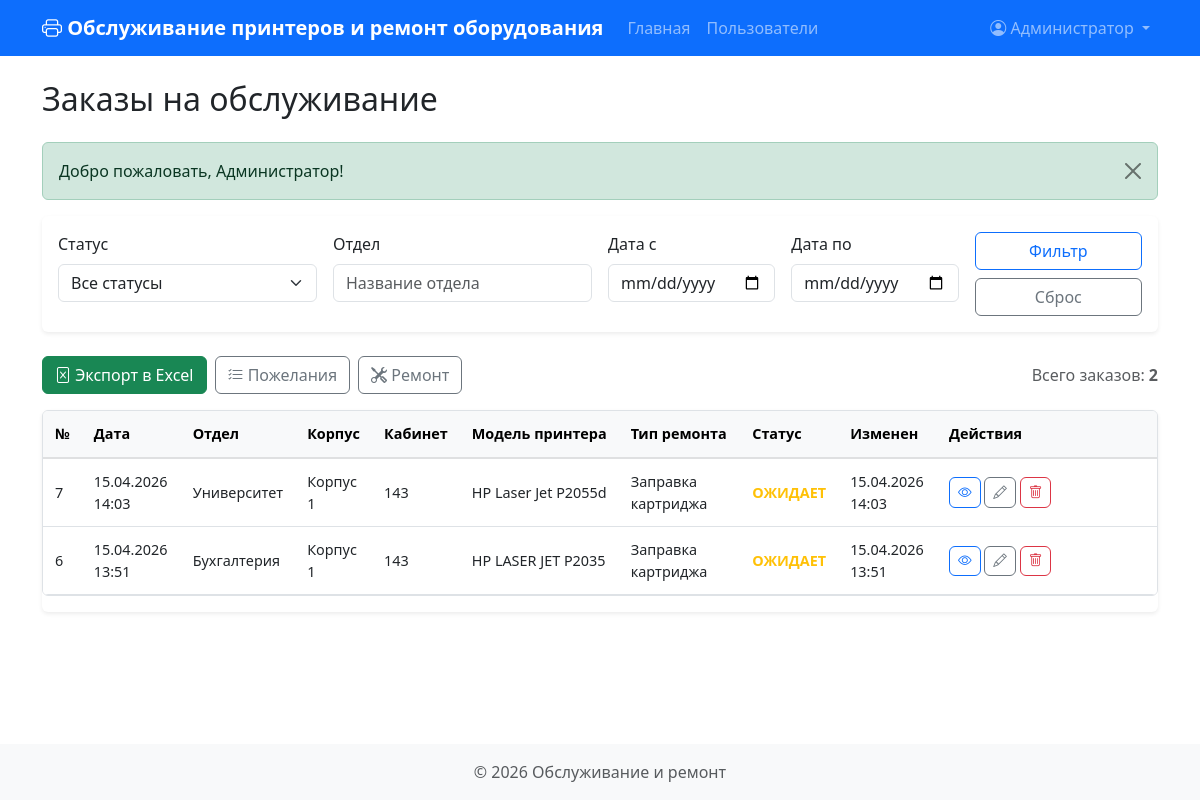
The page /?action=dashboard (signed in) on the database its author committed.
### tables this page shows
CREATE TABLE orders (
                id INTEGER PRIMARY KEY AUTOINCREMENT,
                user_id INTEGER NOT NULL,
                department TEXT NOT NULL,
                building TEXT NOT NULL,
                room TEXT NOT NULL,
                printer_model TEXT NOT NULL,
                repair_type TEXT NOT NULL,
                description TEXT,
                status TEXT DEFAULT 'ОЖИДАЕТ',
                status_changed_at DATETIME DEFAULT CURRENT_TIMESTAMP,
                created_at DATETIME DEFAULT CURRENT_TIMESTAMP,
                updated_at DATETIME DEFAULT CURRENT_TIMESTAMP,
                FOREIGN KEY (user_id) REFERENCES users(id)
            );

### functions.php (called while the page is built, shortened)
<?php
function isLoggedIn() {
    return isset($_SESSION['user_id']);
}
function isAdmin() {
    return isLoggedIn() && $_SESSION['user']['role'] === ROLE_ADMIN;
}
function isMechanic() {
    return isLoggedIn() && $_SESSION['user']['role'] === ROLE_MECHANIC;
}
function getStatusClass($status) {
    $classes = [
        STATUS_WAITING => 'status-waiting',
        STATUS_IN_PROGRESS => 'status-in-progress',
        STATUS_CLOSED => 'status-closed',
        STATUS_COMPLETED => 'status-completed',
        STATUS_VIEWED => 'status-viewed'
    ];
    return $classes[$status] ?? '';
}
function formatDate($date) {
    $dt = new DateTime($date, new DateTimeZone('UTC'));
    $dt->setTimezone(new DateTimeZone('Europe/Moscow'));
    return $dt->format('d.m.Y H:i');
}
function url($path = '') {
    if (strpos($path, '/') === 0) {
        return BASE_PATH . $path;
    }
    return BASE_PATH . '/' . $path;
}
function getFlashMessage() {
    if (isset($_SESSION['flash'])) {
        $message = $_SESSION['flash'];
        return $message;
    }
    return null;
}
function render($template, $data = []) {
    extract($data);
    $templateFile = TEMPLATE_DIR . '/' . $template . '.php';
    include $templateFile;
    $content = ob_get_clean();
    return $content;
}
function renderPage($template, $data = []) {
    $content = render($template, $data);
    include LAYOUT_DIR . '/layout.php';
}

### database.php (called while the page is built, shortened)
<?php
class Database {
    private $db;
    private static $instance = null;
    public static function getInstance() {
        if (self::$instance === null) {
            self::$instance = new self();
        }
        return self::$instance;
    }
    private function connect() {
        try {
            $this->db = new PDO('sqlite:' . DB_PATH);
            $this->db->setAttribute(PDO::ATTR_ERRMODE, PDO::ERRMODE_EXCEPTION);
            $this->db->setAttribute(PDO::ATTR_DEFAULT_FETCH_MODE, PDO::FETCH_ASSOC);
        } catch (PDOException $e) {
            die('Ошибка подключения к базе данных: ' . $e->getMessage());
        }
    }
    public function initTables() {
        $this->db->exec("
            CREATE TABLE IF NOT EXISTS users (
                id INTEGER PRIMARY KEY AUTOINCREMENT,
                username TEXT UNIQUE NOT NULL,
                password TEXT NOT NULL,
                role TEXT NOT NULL,
                full_name TEXT,
                email TEXT,
                department TEXT,
                created_at DATETIME DEFAULT CURRENT_TIMESTAMP
            )
        ");
        $this->db->exec("
            CREATE TABLE IF NOT EXISTS orders (
                id INTEGER PRIMARY KEY AUTOINCREMENT,
                user_id INTEGER NOT NULL,
                department TEXT NOT NULL,
                building TEXT NOT NULL,
                room TEXT NOT NULL,
                printer_model TEXT NOT NULL,
                repair_type TEXT NOT NULL,
                description TEXT,
                status TEXT DEFAULT 'ОЖИДАЕТ',
                status_changed_at DATETIME DEFAULT CURRENT_TIMESTAMP,
                created_at DATETIME DEFAULT CURRENT_TIMESTAMP,
                updated_at DATETIME DEFAULT CURRENT_TIMESTAMP,
                FOREIGN KEY (user_id) REFERENCES users(id)
            )
        ");
        $this->db->exec("
            CREATE TABLE IF NOT EXISTS status_history (
                id INTEGER PRIMARY KEY AUTOINCREMENT,
                order_id INTEGER NOT NULL,
                status TEXT NOT NULL,
                changed_at DATETIME DEFAULT CURRENT_TIMESTAMP,
                changed_by INTEGER,
                FOREIGN KEY (order_id) REFERENCES orders(id),
                FOREIGN KEY (changed_by) REFERENCES users(id)
            )
        ");
        $this->db->exec("
            CREATE TABLE IF NOT EXISTS buildings (
                id INTEGER PRIMARY KEY AUTOINCREMENT,
                name TEXT UNIQUE NOT NULL,
                created_at DATETIME DEFAULT CURRENT_TIMESTAMP
            )
        ");
        $this->db->exec("
            CREATE TABLE IF NOT EXISTS printer_models (
                id INTEGER PRIMARY KEY AUTOINCREMENT,
                name TEXT UNIQUE NOT NULL,
                created_at DATETIME DEFAULT CURRENT_TIMESTAMP
            )
        ");
        $this->db->exec("
            CREATE TABLE IF NOT EXISTS wishes (
                id INTEGER PRIMARY KEY AUTOINCREMENT,
                user_id INTEGER NOT NULL,
                text TEXT NOT NULL,
                status TEXT DEFAULT 'активно',
                created_at DATETIME DEFAULT CURRENT_TIMESTAMP,
                updated_at DATETIME DEFAULT CURRENT_TIMESTAMP,
                FOREIGN KEY (user_id) REFERENCES users(id)
            )
        ");
        $this->db->exec("
            CREATE TABLE IF NOT EXISTS repairs (
                id INTEGER PRIMARY KEY AUTOINCREMENT,
                user_id INTEGER NOT NULL,
                title TEXT NOT NULL,
                description TEXT NOT NULL,
                building TEXT NOT NULL DEFAULT '',
                room TEXT NOT NULL DEFAULT '',
                status TEXT DEFAULT 'ОЖИДАЕТ',
                created_at DATETIME DEFAULT CURRENT_TIMESTAMP,
                updated_at DATETIME DEFAULT CURRENT_TIMESTAMP,
                FOREIGN KEY (user_id) REFERENCES users(id)
            )
        ");
        try {
            $this->db->exec("ALTER TABLE repairs ADD COLUMN building TEXT NOT NULL DEFAULT ''");
        } catch (PDOException $e) {
        }
        try {
            $this->db->exec("ALTER TABLE repairs ADD COLUMN room TEXT NOT NULL DEFAULT ''");
        } catch (PDOException $e) {
        }
    }
    public function getOrders($filters = []) {
        $sql = "SELECT o.*, u.username, u.full_name
                FROM orders o
                LEFT JOIN users u ON o.user_id = u.id
                WHERE 1=1";
        $params = [];
        $sql .= " ORDER BY o.created_at DESC";
        $stmt = $this->db->prepare($sql);
        $stmt->execute($params);
        return $stmt->fetchAll();
    }
}

### templates/dashboard.php (the view, shortened to what this page needs)
<h2 class="mb-4">Заказы на обслуживание</h2>
<?php if ($message = getFlashMessage()): ?>
    <div class="alert alert-<?php echo $message['type'] === 'error' ? 'danger' : 'success'; ?> alert-dismissible fade show" role="alert">
        <?php echo htmlspecialchars($message['message']); ?>
        <button type="button" class="btn-close" data-bs-dismiss="alert"></button>
    </div>
<?php endif; ?>
<div class="card mb-4">
    <div class="card-body">
        <form method="GET" class="row g-3">
            <div class="col-md-3">
                <label class="form-label">Статус</label>
                <select class="form-select" name="status">
                    <option value="">Все статусы</option>
                </select>
            </div>
            <div class="col-md-3">
                <label class="form-label"><?php echo isMechanic() ? 'Корпус' : 'Отдел'; ?></label>
                <?php if (isMechanic()): ?>
                <select class="form-select" name="building">
                    <option value="">Все корпуса</option>
                    <?php foreach (getBuildings() as $value => $label): ?>
                        <?php if ($value): ?>
                        <option value="<?php echo htmlspecialchars($value); ?>" <?php echo ($filters['building'] ?? '') === $value ? 'selected' : ''; ?>>
                            <?php echo htmlspecialchars($label); ?>
                        </option>
                        <?php endif; ?>
                    <?php endforeach; ?>
                </select>
                <?php else: ?>
                <input type="text" class="form-control" name="department" value="<?php echo htmlspecialchars($filters['department'] ?? ''); ?>" placeholder="Название отдела">
                <?php endif; ?>
            </div>
            <div class="col-md-2">
                <label class="form-label">Дата с</label>
                <input type="date" class="form-control" name="date_from" value="<?php echo htmlspecialchars($filters['date_from'] ?? ''); ?>">
            </div>
            <div class="col-md-2">
                <label class="form-label">Дата по</label>
                <input type="date" class="form-control" name="date_to" value="<?php echo htmlspecialchars($filters['date_to'] ?? ''); ?>">
            </div>
            <div class="col-md-2 d-flex align-items-end">
                <div class="d-grid gap-2 w-100">
                    <button type="submit" class="btn btn-outline-primary">Фильтр</button>
                    <?php if (!empty($filters)): ?>
                        <a href="<?php echo url('/?action=dashboard'); ?>" class="btn btn-outline-secondary">Сброс</a>
                    <?php endif; ?>
                </div>
            </div>
        </form>
    </div>
</div>
<div class="d-flex justify-content-between align-items-center mb-3">
    <div class="d-flex gap-2">
        <?php if (isAdmin() || isMechanic()): ?>
            <a href="<?php echo url('/?action=export&' . http_build_query($filters)); ?>" class="btn btn-success">
                <i class="bi bi-file-excel"></i> Экспорт в Excel
            </a>
        <?php endif; ?>
        <a href="<?php echo url('/?action=wishes'); ?>" class="btn btn-outline-secondary">
            <i class="bi bi-list-check"></i> Пожелания
        </a>
        <?php if (!isMechanic()): ?>
            <a href="<?php echo url('/?action=repairs'); ?>" class="btn btn-outline-secondary">
                <i class="bi bi-tools"></i> Ремонт
            </a>
        <?php endif; ?>
    </div>
    <div class="text-muted">
        Всего заказов: <strong><?php echo count($orders); ?></strong>
    </div>
</div>
<div class="card">
    <div class="table-responsive">
        <table class="table table-hover mb-0">
            <thead class="table-light">
                <tr>
                    <th>№</th>
                    <th>Дата</th>
                    <th>Отдел</th>
                    <th>Корпус</th>
                    <th>Кабинет</th>
                    <th>Модель принтера</th>
                    <th>Тип ремонта</th>
                    <th>Статус</th>
                    <th>Изменен</th>
                    <th>Действия</th>
                </tr>
            </thead>
            <tbody>
                <?php if (empty($orders)): ?>
                    <tr>
                        <td colspan="10" class="text-center text-muted py-4">Заказов не найдено</td>
                    </tr>
                <?php else: ?>
                    <?php foreach ($orders as $order): ?>
                        <tr>
                            <td><?php echo $order['id']; ?></td>
                            <td><?php echo formatDate($order['created_at']); ?></td>
                            <td><?php echo htmlspecialchars($order['department']); ?></td>
                            <td><?php echo htmlspecialchars($order['building']); ?></td>
                            <td><?php echo htmlspecialchars($order['room']); ?></td>
                            <td><?php echo htmlspecialchars($order['printer_model']); ?></td>
                            <td><?php echo htmlspecialchars($order['repair_type']); ?></td>
                            <td>
                                <span class="<?php echo getStatusClass($order['status']); ?>">
                                    <?php echo htmlspecialchars($order['status']); ?>
                                </span>
                            </td>
                            <td><?php echo formatDate($order['status_changed_at']); ?></td>
                            <td>
                                <a href="<?php echo url('/?action=view_order&id=' . $order['id']); ?>" class="btn btn-sm btn-outline-primary" title="Просмотр">
                                    <i class="bi bi-eye"></i>
                                </a>
                                <?php if (isAdmin()): ?>
                                    <a href="<?php echo url('/?action=edit_order&id=' . $order['id']); ?>" class="btn btn-sm btn-outline-secondary" title="Редактировать">
                                        <i class="bi bi-pencil"></i>
                                    </a>
                                    <a href="<?php echo url('/?action=delete_order&id=' . $order['id']); ?>" class="btn btn-sm btn-outline-danger confirm-delete" title="Удалить">
                                        <i class="bi bi-trash"></i>
                                    </a>
                                <?php endif; ?>
                            </td>
                        </tr>
                    <?php endforeach; ?>
                <?php endif; ?>
            </tbody>
        </table>
    </div>
</div>

### templates/layout.php (style rules this page uses)
body { min-height: 100vh; display: flex; flex-direction: column; }
.status-waiting { color: #ffc107; font-weight: bold; }
.table-responsive { overflow-x: auto; margin-bottom: 1rem; border-radius: 0.375rem; border: 1px solid #dee2e6; -webkit-overflow-scrolling: touch; }
.table { margin-bottom: 0; min-width: 1000px; }
.table th { white-space: nowrap; background-color: #f8f9fa; border-bottom-width: 2px; padding: 0.75rem; font-size: 0.9rem; }
.table td { vertical-align: middle; padding: 0.75rem; font-size: 0.9rem; }
.table td:last-child { min-width: 220px; white-space: nowrap; }
.table .btn { white-space: nowrap; font-size: 0.85rem; padding: 0.25rem 0.5rem; }
.card { border: none; box-shadow: 0 0.125rem 0.25rem rgba(0, 0, 0, 0.075); }
.btn { border-radius: 0.375rem; }
.form-control, .form-select { border-radius: 0.375rem; }
.alert { border-radius: 0.375rem; }

### rows shown on the page
orders: id "7", created_at "15.04.2026 14:03", department "Университет", building "Корпус 1", room "143", printer_model "HP Laser Jet P2055d", repair_type "Заправка картриджа", status "ОЖИДАЕТ", status_changed_at "15.04.2026 14:03"
orders: id "6", created_at "15.04.2026 13:51", department "Бухгалтерия", building "Корпус 1", room "143", printer_model "HP LASER JET P2035", repair_type "Заправка картриджа", status "ОЖИДАЕТ", status_changed_at "15.04.2026 13:51"

### other values the page prints
getCurrentUser()['full_name'] "Администратор"
$message['message'] "Добро пожаловать, Администратор!"
count($orders) "2"
